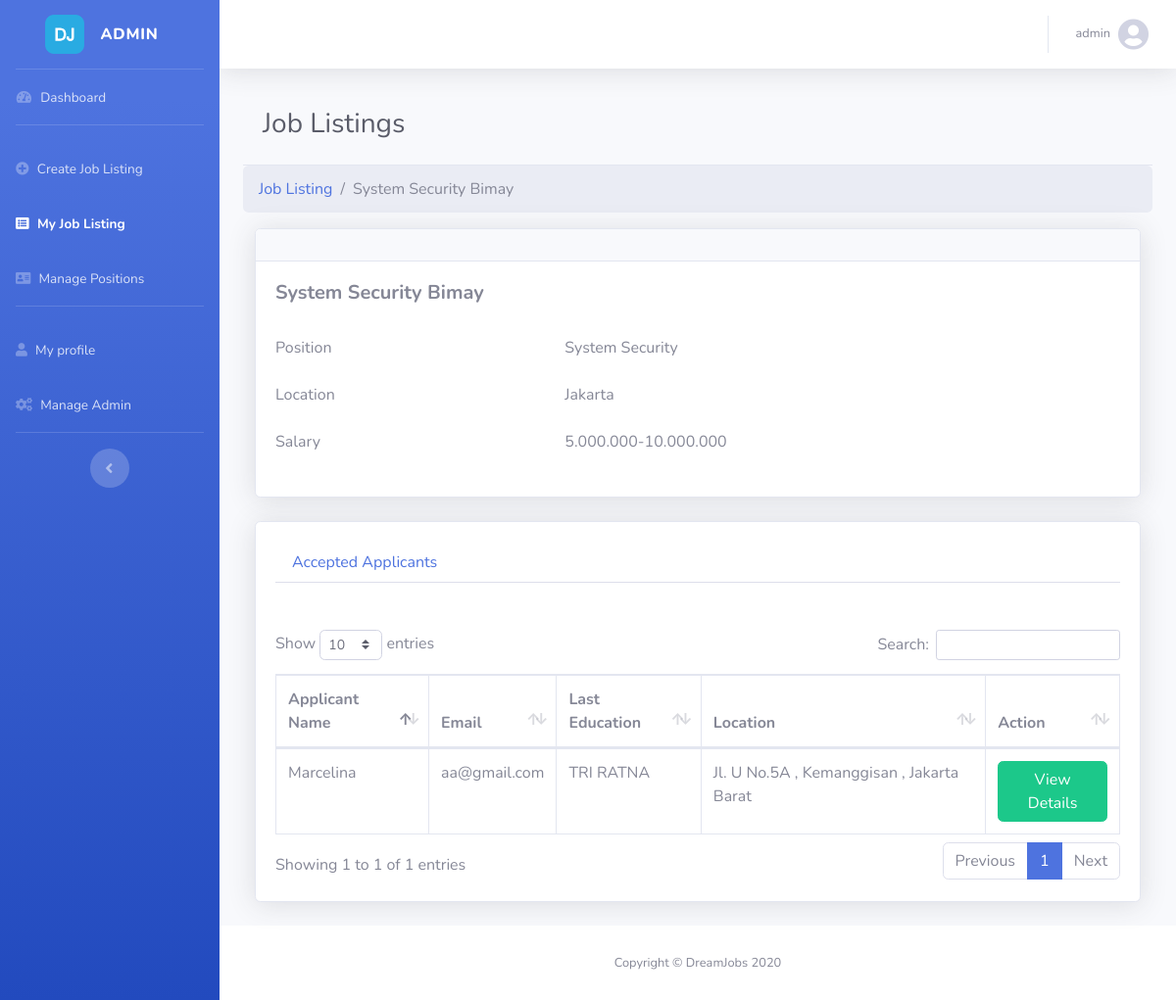
The page /Cdetailjobclosed.php?id=VAC000 (signed in) on the database its author committed.
### tables this page shows
CREATE TABLE `trvacancy` (
  `VacancyID` varchar(15) NOT NULL,
  `VacancyTitle` varchar(50) NOT NULL,
  `CompanyID` varchar(15) DEFAULT NULL,
  `PositionID` varchar(15) DEFAULT NULL,
  `VacancyStatusId` int(11) DEFAULT NULL,
  `SalaryRangeID` int(11) DEFAULT NULL,
  `EducationTypeID` int(11) DEFAULT NULL,
  `VacancyLocation` varchar(255) DEFAULT NULL,
  `CreatedDate` date DEFAULT NULL,
  `UpdatedDate` date DEFAULT NULL,
  `CreatedBy` varchar(125) DEFAULT NULL,
  `UpdatedBy` varchar(125) DEFAULT NULL
);

CREATE TABLE `msposition` (
  `PositionID` varchar(15) NOT NULL,
  `PositionName` varchar(255) DEFAULT NULL,
  `CreatedDate` date DEFAULT NULL,
  `UpdatedDate` date DEFAULT NULL,
  `CreatedBy` varchar(125) DEFAULT NULL,
  `UpdatedBy` varchar(125) DEFAULT NULL
);

CREATE TABLE `mssalaryrange` (
  `SalaryRangeId` int(11) NOT NULL,
  `SalaryRange` varchar(55) DEFAULT NULL
);

### Cdetailjobclosed.php (the view, shortened to what this page needs)
<?php
if($_SESSION['RoleID']==2||$_SESSION['RoleID']==3){
?>
<!DOCTYPE html>
<html lang="en">
<head><meta http-equiv="Content-Type" content="text/html; charset=utf-8">
  <link href="vendor/fontawesome-free/css/all.min.css" rel="stylesheet" type="text/css">
  <link href="css/sb-admin-2.min.css" rel="stylesheet">
  <link href="vendor/datatables/dataTables.bootstrap4.min.css" rel="stylesheet">
</head>
<body id="page-top">
<?php
 include_once("Cexcontain.php");
 ?>
        <div class="container-fluid">
           <div class="card-header py-3">
              <h1 class="h3 mb-2 text-gray-800">Job Listings</h1>
            </div>
            <div class="row page-titles">
                <div class="col-md-12 align-self-center">
                    <ol class="breadcrumb">
                        <?php
                        include_once "config/DB.php";
                        $query="SELECT vacancytitle FROM trvacancy a join msposition b on a.PositionID=b.PositionID join mssalaryrange c on a.SalaryRangeID=c.SalaryRangeId WHERE vacancyid='".$_GET['id']."'";
                        $result=$conn->query($query);
                        while($data=$result->fetch_assoc())
                        { ?>
                        <li class="breadcrumb-item"><a href="Cmyjoblist.php">Job Listing</a></li>
                        <li class="breadcrumb-item active"><?php echo $data['vacancytitle']?></li>
                      <?php }
                      ?>
                    </ol>
                </div>
            </div>
            <div class="col-xl-12 col-lg-12">
              <div class="card shadow mb-4">
                <div class="card-header py-3 d-flex flex-row align-items-center justify-content-between">
                  </div>
                  <div class="card-body">
                     <?php
                        include_once "config/DB.php";
                        $query="SELECT vacancyid as vacid, vacancytitle,positionname,VacancyLocation,salaryrange,(SELECT a.StepID as id FROM trvacancysteptime a join msstep b on a.stepid=b.stepid  where vacancyid=vacid and StepStatus='On Review' order by a.stepid desc ) as stepid FROM trvacancy a join msposition b on a.PositionID=b.PositionID join  mssalaryrange c on a.SalaryRangeID=c.SalaryRangeId
                           WHERE vacancyid='".$_GET['id']."'";
                        $result=$conn->query($query);
                        while($data=$result->fetch_assoc()){
                        ?>
                        <div class="form-group mb-sm-3 row">
                         <label class="col-4 control-label">  <h5><b><?php echo $data['vacancytitle']?></b></h5>   </label>
                        </div>
                        <div class="form-group mb-sm-3 row">
                            <label class="col-4 control-label">Position</label>
                            <div class="col-8">
                                <label class="control-label"><?php echo $data['positionname']?></label>
                            </div>
                        </div>
                        <div class="form-group mb-sm-3 row">
                            <label class="col-4 control-label">Location</label>
                            <div class="col-8">
                                <label class="control-label"><?php echo $data['VacancyLocation']?></label>
                            </div>
                        </div>
                        <div class="form-group mb-sm-3 row">
                            <label class="col-4 control-label">Salary</label>
                            <div class="col-8">
                                <label class="control-label"><?php echo $data['salaryrange']?></label>
                            </div>
                        </div>
                      <?php }?>
                  </div>
              </div>
            <div class="card shadow mb-4">
              <div class="card-body">
              <nav>
                  <div class="nav nav-tabs" id="nav-tab" role="tablist">
                   <a class="nav-item nav-link" id="nav-contact-tab" data-toggle="tab" href="#nav-accept" role="tab" aria-controls="nav-contact" aria-selected="false">Accepted Applicants</a>
                    </div>
              </nav>
              <div class="tab-content" id="nav-tabContent">
                <div class="tab-pane fade show active" id="nav-accept" role="tabpanel" aria-labelledby="nav-home-tab">
                  <br>
                  <br>
                  <div class="table-responsive">
                  <table class="table table-bordered" id="myTable2" width="100%" cellspacing="0">
                    <thead>
                      <tr>
                        <th>Applicant Name</th>
                        <th>Email</th>
                        <th>Last Education</th>
                        <th>Location</th>
                        <th>Action</th>
                      </tr>
                    </thead>
                    <tbody>
                    <?php
                    include_once "config/DB.php";
                    $query="SELECT stepid,firstname ,lastname,useremail, applicantaddress,a.ApplicantFormID as applicantformid,lasteducationname,stepid FROM trvacancydetail a join trapplicantform  b on a.applicantformid=b.ApplicantFormId join msuser s on b.UserID=s.UserID  WHERE
                    vacancyid='".$_GET['id']."' and stepid=4 and applicantstatusid=2 GROUP by ApplicantFormID";
                    $result=$conn->query($query);
                    while($data=$result->fetch_assoc()){
                    ?>
                      <tr>
                        <td><?php echo $data['firstname']?></td>
                        <td><?php echo $data['useremail']?></td>
                        <td><?php echo $data['lasteducationname']?></td>
                        <td><?php echo $data['applicantaddress']?></td>
                        <td>
                          <a
                          href="Capplicantdetail.php?id=<?php echo $data['applicantformid']?>&&vacancy=<?php echo $_GET['id']?>"
                          style="text-decoration: none;" target="_Blank">
                          <button  id="status" class="btn btn-success"> View Details </button>
                           </a>
                        </td>
                      </tr>
                    <?php }?>
                    </tbody>
                  </table>
                  </div>
                </div>
              </div>
               </div>
             </div>
             </div>
         </div>
      <footer class="sticky-footer bg-white">
        <div class="container my-auto">
          <div class="copyright text-center my-auto">
            <span>Copyright &copy; DreamJobs 2020</span>
          </div>
        </div>
      </footer>
    </div>
  </div>
</body>
</html>
<?php }?>

### rows shown on the page
trvacancy: VacancyTitle "System Security Bimay", PositionID.PositionName "System Security", VacancyLocation "Jakarta", SalaryRangeID.SalaryRange "5.000.000-10.000.000"

### other values the page prints
$_SESSION['user'] "admin"
$data['firstname'] "Marcelina"
$data['useremail'] "aa@gmail.com"
$data['lasteducationname'] "TRI RATNA"
$data['applicantaddress'] "Jl. U No.5A , Kemanggisan , Jakarta Barat"
